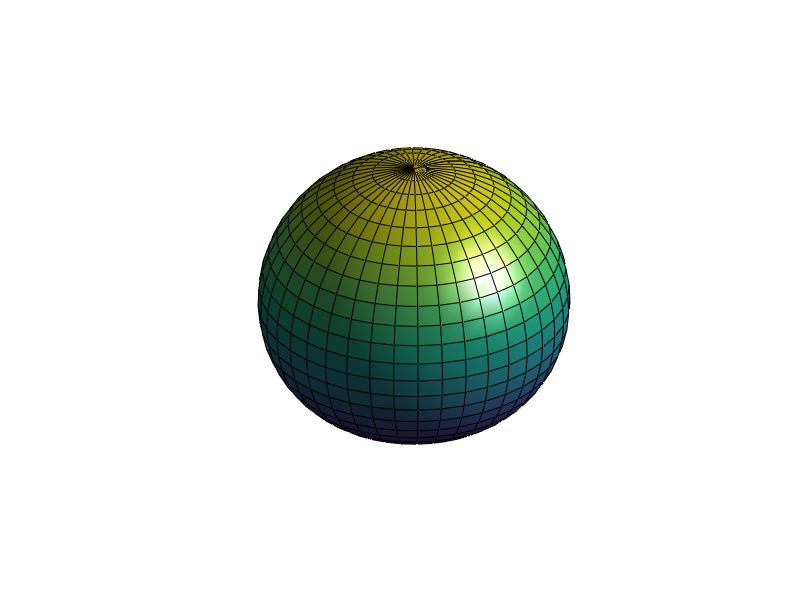

Write the MATLAB code that produced this figure. (Note: this script raises an error after producing the figure.)
saveplot = 1;

%% Define the spherical grid

theta = 0:pi/40:pi;                   % polar angle
phi = 0:pi/20:2*pi;                   % azimuth angle

[phi,theta] = meshgrid(phi,theta);    % define the grid

%% Calculate the Spherical Harmonic

for degree = 1:3

%degree = 3;
order = 0;
amplitude = 15/degree;
radius = 7;

Ymn = legendre(degree,cos(theta(:,1)));
Ymn = Ymn(order+1,:)';
yy = Ymn;

for kk = 2: size(theta,1)
    yy = [yy Ymn];
end

yy = yy.*cos(order*phi);  

order2 = max(max(abs(yy)));
rho = radius + amplitude*yy/order2;

r = rho.*sin(theta);    % convert to Cartesian coordinates
x = r.*cos(phi);
y = r.*sin(phi);
z = rho.*cos(theta);

%% Plot the Spherical Harmonic on the Surface of a Sphere

f = figure('Position', [0, 0, 450, 500]);
if saveplot; set(f, 'Visible', 'off'); end
s = surf(x,y,z);

h = light               % add a light
lighting gouraud    % preferred lighting for a curved surface
axis equal off      % set axis equal and remove axis
if degree == 1; lightangle(h,  35, 30); end
if degree == 2; lightangle(h, -35, 30); end
if degree == 3; lightangle(h, -70, 30); end
%lighting gourad 
%view(40,30)         % set viewpoint
colormap parula
camzoom(1.5)        % zoom into scene

%% Animate the Surface

scale = [linspace(0, 1, 10) linspace(1, -1, 20) linspace(-1, 0, 10)];

path = strcat('plots/anim_sph_harm/', num2str(degree), '_', ...
        num2str(order), '/');
if saveplot; mkdir(path); end

for ii = 1:(length(scale)-1)
    
    rho = radius + scale(ii)*amplitude*yy/order2;   
   
    r = rho.*sin(theta);
    x = r.*cos(phi);       
    y = r.*sin(phi);
    z = rho.*cos(theta);
    
    s.XData = x;    % replace surface x values
    s.YData = y;    % replace surface y values
    s.ZData = z;    % replace surface z values
    
    if not(saveplot); pause(0.1); end
    
    if saveplot
        set(gcf,'PaperUnits','inches','PaperPosition',[0 0 3.5 4]);
        saveas(f, strcat(path, num2str(ii), '.png'))
    end
end

end
